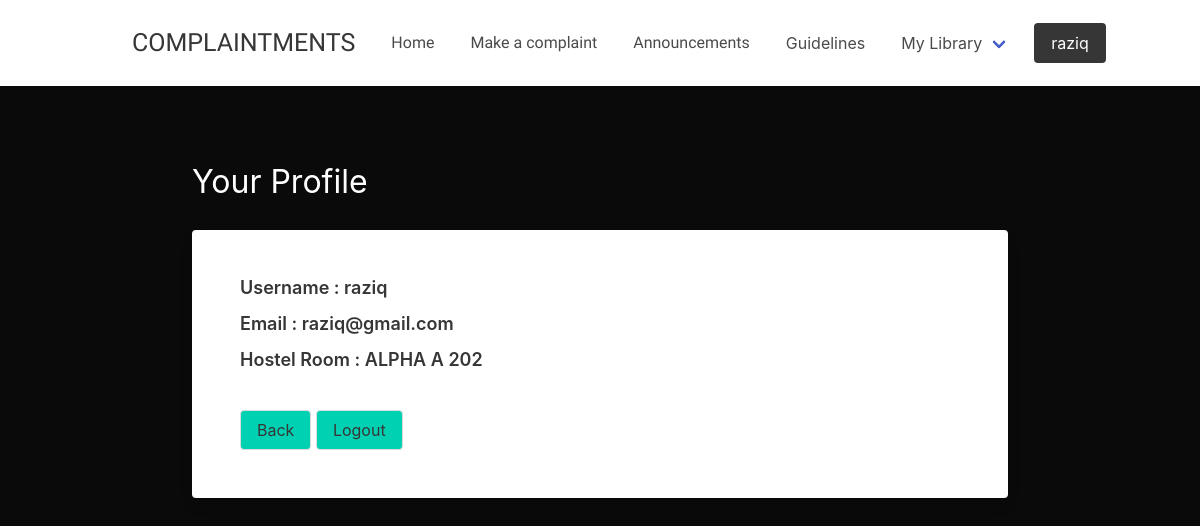
The page /profilepage (signed in) on the database its author committed.
### application/models.py (models this page shows, shortened)
class User(db.Model , UserMixin ):
        id = db.Column(db.Integer , primary_key = True)
        username = db.Column(db.String(20) , unique = True , nullable = False)
        email = db.Column(db.String(120) , unique = True , nullable = False)
        hostel_block = db.Column(db.String(100) , nullable=False)
        hostel_parts = db.Column(db.String(100) , nullable=False)
        hostel_room = db.Column(db.String(100) , nullable=False)
        password = db.Column(db.String(120) , nullable = False)
        createdAt = db.Column(db.DateTime(timezone=True) , server_default=func.now())
        facilities = db.relationship('Facilities' , backref = 'author' , lazy = True)
        integrity = db.relationship('Integrity' , backref = 'author' , lazy = True)
        shoutouts = db.relationship('Shoutouts' , backref = 'author' , lazy = True)
        chats = db.relationship('Chat', backref = 'author' ,lazy = True  )

### application/routes.py (the view)
@app.route('/profilepage')
def profilepage():
    return render_template("profile.html")

### application/models.py (called while the page is built)
@login_manager.user_loader
def load_user(user_id):
      return User.query.get(int(user_id))

### application/templates/profile.html (shortened to what this page needs)
<!DOCTYPE html>
<html lang="en">
<head>
    <link rel="stylesheet" href="https://cdn.jsdelivr.net/npm/bulma@0.9.3/css/bulma.min.css">
    <link rel="stylesheet" href="https://unpkg.com/intro.js/introjs.css">
</head>
<body>
    <nav class="navbar has-background-white" role="navigation" aria-label="main navigation">
        <div class="container">
            <div class="navbar-brand">
                <h1 style="font-family: Ubuntu; font-size: 25px;" id="Logo" class="p-5 has-text-dark">COMPLAINTMENTS</h1>
            </div>
            <div class="navbar-menu">
                <div class="navbar-start">
                    <a class="navbar-item" style="font-family: Ubuntu;">Home</a>
                    <a class="navbar-item p-5" style="font-family: Ubuntu;">Make a complaint</a>
                    <a class="navbar-item" style="font-family: Ubuntu;">Announcements</a>
                    <a class="navbar-item p-5">Guidelines</a>
                    <div class="navbar-item has-dropdown is-hoverable">
                        <a class="navbar-link">My Library</a>
                    </div>
                </div>
                <div class="navbar-end">
                    <div class="navbar-item">
                        {% if current_user.is_authenticated %}
                           <div class="buttons">
                            <a class="button is-dark">{{ current_user.username }}</a>
                           </div>
                        {% endif %}
                      </div>
                </div>
            </div>
        </div>
    </nav>
    <div class="facilitiesformbackground has-background-black" style="height: 100vh;" >
    <div class="container p-5">
        <div class="field p-5">
          <div class="p-5">
          	<h1 class="is-size-3 has-text-white mb-5">Your Profile</h1>
          	<div class="card">
             <div class="card-content">
               <div class="content p-5">
                 <h5> Username : {{ current_user.username }}</h5>
                 <h5> Email : {{ current_user.email }}</h5>
                 <h5> Hostel Room : {{ current_user.hostel_block }} {{ current_user.hostel_parts }} {{ current_user.hostel_room }}</h5>
                 <a href="{{url_for('home')}}"><button class="has-background-primary button mt-5">Back</button></a>
                 <a href="{{url_for('logout')}}"><button class="has-background-primary button mt-5">Logout</button></a>
              </div>
           </div>
          </div>
          </div>
        </div>
    </div>
    </div>
</body>
</html>

### rows shown on the page
User: username "raziq", email "raziq@gmail.com", hostel_block "ALPHA", hostel_parts "A", hostel_room "202"
